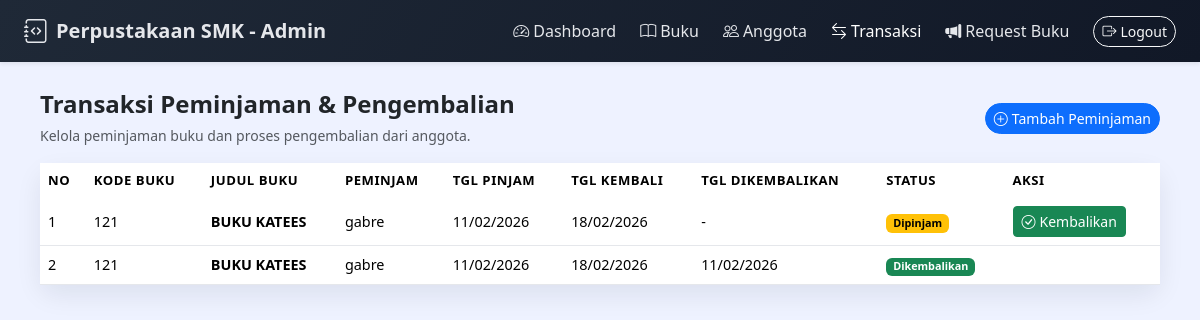
Screenshot of /admin/transaksi.php (signed in) with the database file from the repository.
### tables this page shows
CREATE TABLE `peminjaman` (
  `id` int NOT NULL,
  `id_user` int NOT NULL,
  `id_buku` int NOT NULL,
  `tanggal_pinjam` date NOT NULL,
  `tanggal_kembali` date NOT NULL,
  `tanggal_dikembalikan` date DEFAULT NULL,
  `status` enum('dipinjam','dikembalikan','terlambat') NOT NULL DEFAULT 'dipinjam',
  `denda` decimal(10,2) DEFAULT '0.00',
  `catatan` text
);

CREATE TABLE `buku` (
  `id` int NOT NULL,
  `kode_buku` varchar(20) NOT NULL,
  `judul_buku` varchar(200) NOT NULL,
  `pengarang` varchar(100) NOT NULL,
  `penerbit` varchar(100) DEFAULT NULL,
  `tahun_terbit` year DEFAULT NULL,
  `kategori` varchar(50) DEFAULT NULL,
  `jumlah_buku` int NOT NULL DEFAULT '0',
  `stok_tersedia` int NOT NULL DEFAULT '0',
  `lokasi_rak` varchar(20) DEFAULT NULL,
  `tanggal_input` datetime DEFAULT CURRENT_TIMESTAMP
);

CREATE TABLE `users` (
  `id` int NOT NULL,
  `username` varchar(50) NOT NULL,
  `password` varchar(255) NOT NULL,
  `nama_lengkap` varchar(100) NOT NULL,
  `email` varchar(100) DEFAULT NULL,
  `no_telp` varchar(20) DEFAULT NULL,
  `alamat` text,
  `role` enum('admin','anggota') NOT NULL DEFAULT 'anggota',
  `status` enum('aktif','nonaktif') NOT NULL DEFAULT 'aktif',
  `tanggal_daftar` datetime DEFAULT CURRENT_TIMESTAMP
);

### admin/transaksi.php (the view, shortened to what this page needs)
<?php
require_once '../config.php';
$peminjaman = mysqli_query($conn, "
    SELECT p.*, u.nama_lengkap, u.username, b.judul_buku, b.kode_buku
    FROM peminjaman p
    JOIN users u ON p.id_user = u.id
    JOIN buku b ON p.id_buku = b.id
    ORDER BY p.id DESC
");
?>
<!doctype html>
<html lang="id">
<head>
    <link href="https://cdn.jsdelivr.net/npm/bootstrap@5.3.3/dist/css/bootstrap.min.css" rel="stylesheet">
    <link href="https://cdn.jsdelivr.net/npm/bootstrap-icons@1.11.3/font/bootstrap-icons.css" rel="stylesheet">
</head>
<body>
    <nav class="navbar navbar-expand-lg navbar-app shadow-sm">
        <div class="container-fluid px-3 px-lg-4">
            <a class="navbar-brand d-flex align-items-center gap-2" href="#">
                <i class="bi bi-journal-code fs-4"></i>
                <span class="fw-semibold">Perpustakaan SMK - Admin</span>
            </a>
            <div class="collapse navbar-collapse" id="nav">
                <ul class="navbar-nav ms-auto align-items-lg-center gap-lg-2">
                    <li class="nav-item"><a class="nav-link" href="dashboard.php"><i class="bi bi-speedometer2 me-1"></i>Dashboard</a></li>
                    <li class="nav-item"><a class="nav-link" href="kelola_buku.php"><i class="bi bi-book me-1"></i>Buku</a></li>
                    <li class="nav-item"><a class="nav-link" href="kelola_anggota.php"><i class="bi bi-people me-1"></i>Anggota</a></li>
                    <li class="nav-item"><a class="nav-link active" href="transaksi.php"><i class="bi bi-arrow-left-right me-1"></i>Transaksi</a></li>
                    <li class="nav-item">
                        <a class="nav-link" href="request_buku.php">
                            <i class="bi bi-megaphone-fill me-1"></i>Request Buku
                        </a>
                    </li>
                    <li class="nav-item d-none d-lg-block ms-2">
                        <a href="../logout.php" class="btn btn-outline-light btn-sm rounded-pill">
                            <i class="bi bi-box-arrow-right me-1"></i>Logout
                        </a>
                    </li>
                </ul>
            </div>
        </div>
    </nav>
    <div class="page-wrapper">
        <div class="d-flex flex-column flex-md-row justify-content-between align-items-md-center gap-2 mb-3">
            <div>
                <h4 class="fw-semibold mb-1">Transaksi Peminjaman & Pengembalian</h4>
                <small class="text-muted">Kelola peminjaman buku dan proses pengembalian dari anggota.</small>
            </div>
            <button class="btn btn-primary btn-sm rounded-pill" data-bs-toggle="modal" data-bs-target="#tambahModal">
                <i class="bi bi-plus-circle me-1"></i>Tambah Peminjaman
            </button>
        </div>
        <div class="card-shell">
            <div class="card-body">
                <div class="table-responsive">
                    <table class="table table-modern row-hover align-middle mb-0">
                        <thead>
                            <tr>
                                <th>No</th>
                                <th>Kode Buku</th>
                                <th>Judul Buku</th>
                                <th>Peminjam</th>
                                <th>Tgl Pinjam</th>
                                <th>Tgl Kembali</th>
                                <th>Tgl Dikembalikan</th>
                                <th>Status</th>
                                <th>Aksi</th>
                            </tr>
                        </thead>
                        <tbody>
                            <?php
                            $no = 1;
                            while ($row = mysqli_fetch_assoc($peminjaman)):
                                $badge = 'warning';
                                if ($row['status'] == 'dikembalikan') $badge = 'success';
                                elseif ($row['status'] == 'terlambat') $badge = 'danger';
                            ?>
                                <tr>
                                    <td><?php echo $no++; ?></td>
                                    <td><?php echo htmlspecialchars($row['kode_buku']); ?></td>
                                    <td class="fw-semibold"><?php echo htmlspecialchars($row['judul_buku']); ?></td>
                                    <td><?php echo htmlspecialchars($row['nama_lengkap']); ?></td>
                                    <td><?php echo date('d/m/Y', strtotime($row['tanggal_pinjam'])); ?></td>
                                    <td><?php echo date('d/m/Y', strtotime($row['tanggal_kembali'])); ?></td>
                                    <td>
                                        <?php echo $row['tanggal_dikembalikan']
                                            ? date('d/m/Y', strtotime($row['tanggal_dikembalikan']))
                                            : '-'; ?>
                                    </td>
                                    <td>
                                        <span class="badge text-bg-<?php echo $badge; ?>">
                                            <?php echo ucfirst($row['status']); ?>
                                        </span>
                                    </td>
                                    <td>
                                        <?php if ($row['status'] == 'dipinjam'): ?>
                                            <form method="post" class="d-inline">
                                                <button type="submit" name="kembalikan"
                                                    class="btn btn-sm btn-success"
                                                    onclick="return confirm('Proses pengembalian buku ini?');">
                                                    <i class="bi bi-check-circle me-1"></i>Kembalikan
                                                </button>
                                            </form>
                                        <?php endif; ?>
                                    </td>
                                </tr>
                            <?php endwhile; ?>
                        </tbody>
                    </table>
                </div>
            </div>
        </div>
    </div>
</body>
</html>

### admin/transaksi.php (style rules this page uses)
body { background: #eef2ff; font-family: system-ui, -apple-system, "Segoe UI", sans-serif; }
.navbar-app { background: linear-gradient(120deg, #1f2937, #111827); }
.navbar-app .navbar-brand, .navbar-app .nav-link { color: #e5e7eb !important; font-weight: 500; }
.navbar-app .nav-link.active, .navbar-app .nav-link:hover { color: #ffffff !important; }
.page-wrapper { padding: 24px 16px 32px; }
@media (min-width:992px) { .page-wrapper { padding: 28px 40px 40px; } }
.card-shell { border: none; border-radius: 14px; background: #ffffff; box-shadow: 0 10px 26px rgba(15, 23, 42, .08); }
.table-modern thead { background: #0f172a; color: #e5e7eb; }
.table-modern thead th { border: none; font-size: .82rem; text-transform: uppercase; letter-spacing: .04em; }
.table-modern tbody td { font-size: .9rem; vertical-align: middle; border-color: #e5e7eb; }

### rows the page displays
peminjaman: id_buku.kode_buku "121", id_buku.judul_buku "BUKU KATEES", id_user.nama_lengkap "gabre", tanggal_pinjam "11/02/2026", tanggal_kembali "18/02/2026", status "Dipinjam"
peminjaman: id_buku.kode_buku "121", id_buku.judul_buku "BUKU KATEES", id_user.nama_lengkap "gabre", tanggal_pinjam "11/02/2026", tanggal_kembali "18/02/2026", tanggal_dikembalikan "11/02/2026", status "Dikembalikan"
